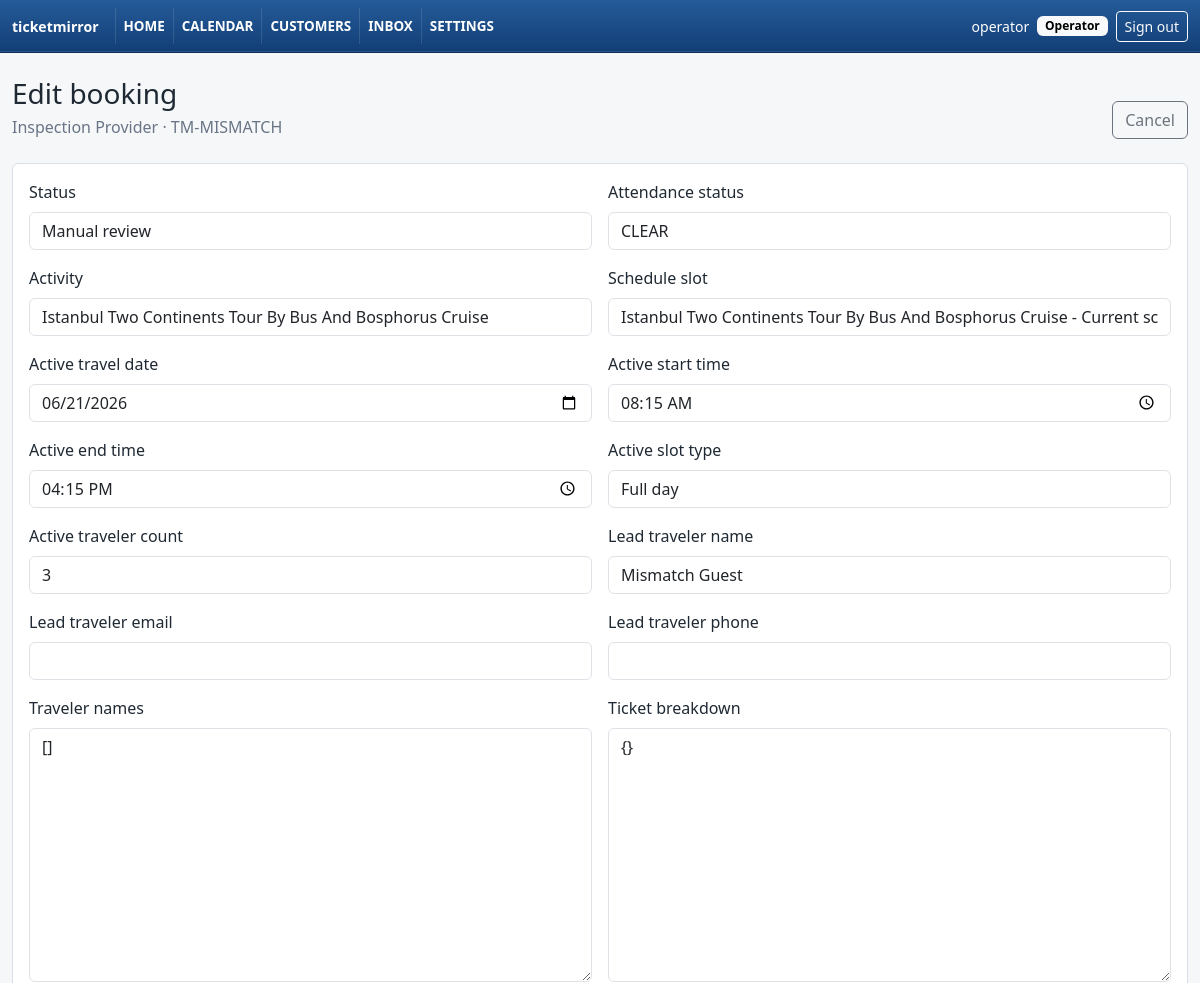
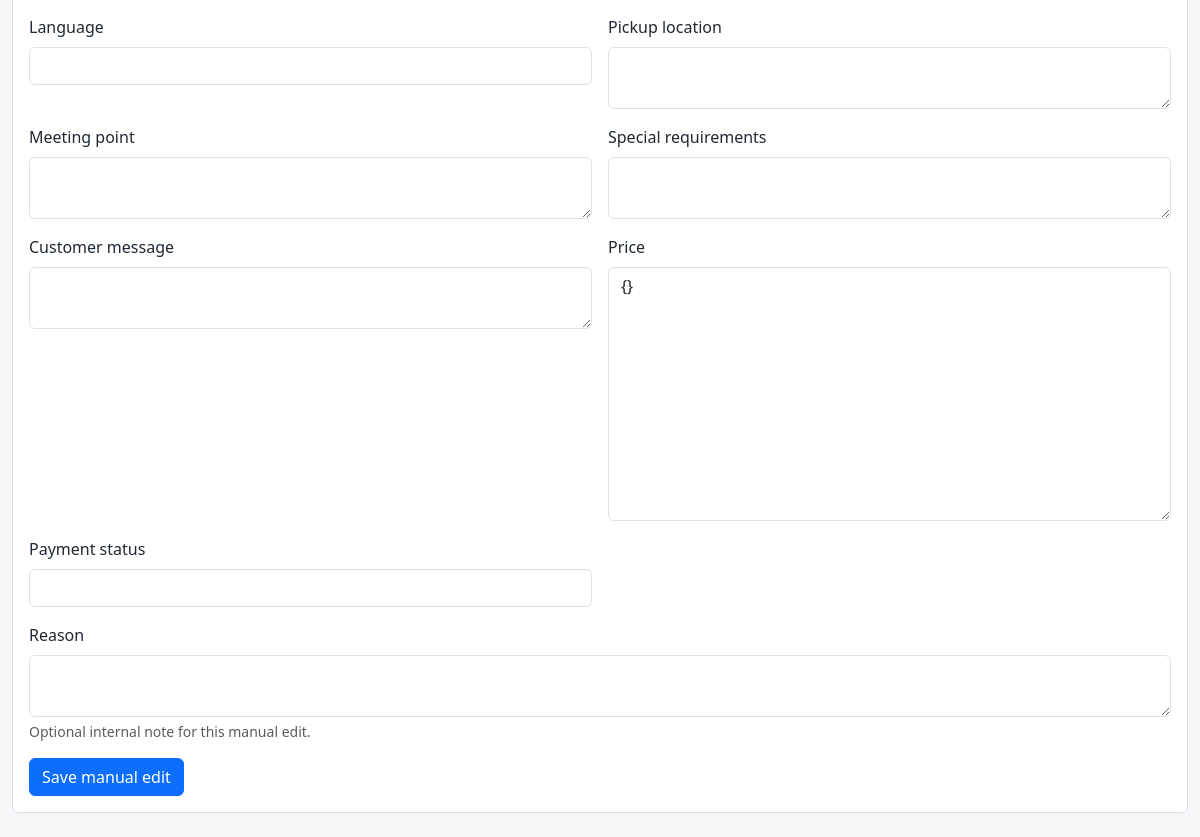
Page /bookings/4/edit/ (signed in) on the committed database (2 pictures, top to bottom).
### apps/accounts/models.py (models this page shows, shortened)
class UserProfile(models.Model):
    class Role(models.TextChoices):
        ADMIN = "admin", "Admin"
        OPERATOR = "operator", "Operator"
        VIEWER = "viewer", "Viewer"
    user = models.OneToOneField(
        settings.AUTH_USER_MODEL,
        on_delete=models.CASCADE,
        related_name="profile",
    )
    role = models.CharField(max_length=20, choices=Role.choices, default=Role.VIEWER)
    created_at = models.DateTimeField(auto_now_add=True)
    updated_at = models.DateTimeField(auto_now=True)
    class Meta:
        ordering = ["user__username"]

### apps/bookings/models.py (models this page shows, shortened)
class TimeStampedModel(models.Model):
    created_at = models.DateTimeField(auto_now_add=True)
    updated_at = models.DateTimeField(auto_now=True)
    class Meta:
        abstract = True

class Booking(TimeStampedModel):
    class Status(models.TextChoices):
        CONFIRMED = "confirmed", "Confirmed"
        PENDING_PROVIDER_ACCEPTANCE = (
            "pending_provider_acceptance",
            "Pending provider acceptance",
        )
        CANCELLED = "cancelled", "Cancelled"
        REJECTED = "rejected", "Rejected"
        MODIFIED = "modified", "Modified"
        MANUAL_REVIEW = "manual_review", "Manual review"
        PARSE_FAILED = "parse_failed", "Parse failed"
        DUPLICATE_IGNORED = "duplicate_ignored", "Duplicate ignored"
    class AttendanceStatus(models.TextChoices):
        CLEAR = "", "CLEAR"
        GELDI = "geldi", "GELDI"
        GELMEDI = "gelmedi", "GELMEDI"
        SONRA_GELECEK = "sonra_gelecek", "SONRA GELECEK"
    provider = models.ForeignKey(
        Provider,
        on_delete=models.PROTECT,
        related_name="bookings",
    )
    provider_booking_reference = models.CharField(max_length=120)
    provider_order_reference = models.CharField(max_length=120, null=True, blank=True)
    status = models.CharField(
        max_length=40,
        choices=Status.choices,
        default=Status.PENDING_PROVIDER_ACCEPTANCE,
    )
    attendance_status = models.CharField(
        max_length=30,
        choices=AttendanceStatus.choices,
        blank=True,
        default=AttendanceStatus.CLEAR,
    )
    activity = models.ForeignKey(
        TourActivity,
        on_delete=models.PROTECT,
        null=True,
        blank=True,
        related_name="bookings",
    )
    schedule_slot = models.ForeignKey(
        ActivityScheduleSlot,
        on_delete=models.PROTECT,
        null=True,
        blank=True,
        related_name="bookings",
    )
    raw_product_name = models.CharField(max_length=240, blank=True)
    raw_option_name = models.CharField(max_length=240, null=True, blank=True)
    provider_product_code = models.CharField(max_length=120, null=True, blank=True)
    provider_option_code = models.CharField(max_length=120, null=True, blank=True)
    provider_travel_date = models.DateField(null=True, blank=True)
    provider_start_time = models.TimeField(null=True, blank=True)
    provider_end_time = models.TimeField(null=True, blank=True)
    provider_slot_type = models.CharField(
        max_length=30,
        choices=ActivityScheduleSlot.SlotType.choices,
        blank=True,
    )
    active_travel_date = models.DateField(null=True, blank=True)
    active_start_time = models.TimeField(null=True, blank=True)
    active_end_time = models.TimeField(null=True, blank=True)
    active_slot_type = models.CharField(
        max_length=30,
        choices=ActivityScheduleSlot.SlotType.choices,
        blank=True,
    )
    provider_traveler_count = models.PositiveIntegerField(null=True, blank=True)
    active_traveler_count = models.PositiveIntegerField(null=True, blank=True)
    lead_traveler_name = models.CharField(max_length=180, null=True, blank=True)
    lead_traveler_email = models.EmailField(null=True, blank=True)
    lead_traveler_phone = models.CharField(max_length=80, null=True, blank=True)
    traveler_names = models.JSONField(default=list, blank=True)
    ticket_breakdown = models.JSONField(default=dict, blank=True)
    language = models.CharField(max_length=80, null=True, blank=True)
    pickup_location = models.TextField(null=True, blank=True)
    meeting_point = models.TextField(null=True, blank=True)
    special_requirements = models.TextField(null=True, blank=True)
    customer_message = models.TextField(null=True, blank=True)
    price = models.JSONField(default=dict, blank=True)
    payment_status = models.CharField(max_length=80, null=True, blank=True)
    source_thread_id = models.CharField(max_length=180, null=True, blank=True)
    last_email_received_at = models.DateTimeField(null=True, blank=True)
    manual_override_fields = models.JSONField(default=list, blank=True)
    class Meta:
        ordering = [
            "-active_travel_date",
            "active_start_time",
            "provider_booking_reference",
        ]
        constraints = [
            models.UniqueConstraint(
                fields=["provider", "provider_booking_reference"],
                name="unique_provider_booking_reference",
            )
        ]
        indexes = [
            models.Index(fields=["active_travel_date"], name="booking_active_date_idx"),
            models.Index(fields=["status"], name="booking_status_idx"),
            models.Index(
                fields=["activity", "active_travel_date"],
                name="booking_activity_date_idx",
            ),
            models.Index(
                fields=["schedule_slot", "active_travel_date"],
                name="booking_slot_date_idx",
            ),
            models.Index(
                fields=["provider", "status"],
                name="booking_provider_status_idx",
            ),
            models.Index(
                fields=["provider", "provider_order_reference"],
                name="booking_provider_order_idx",
            ),
        ]

class Provider(TimeStampedModel):
    name = models.CharField(max_length=120)
    code = models.SlugField(max_length=60, unique=True)
    active = models.BooleanField(default=True)
    known_sender_patterns = models.JSONField(default=list, blank=True)
    known_subject_patterns = models.JSONField(default=list, blank=True)
    parser_key = models.CharField(max_length=80, blank=True)
    class Meta:
        ordering = ["name"]
        indexes = [
            models.Index(fields=["code"], name="provider_code_idx"),
            models.Index(fields=["active"], name="provider_active_idx"),
        ]

### apps/bookings/views.py (the view)
# urls.py: path("<int:booking_id>/edit/", views.booking_edit, name="edit"),
@operator_required
def booking_edit(request, booking_id):
    booking = get_object_or_404(Booking, id=booking_id)
    if request.method == "POST":
        original_values = {
            field: getattr(booking, field)
            for field in BookingEditForm.Meta.fields
            if field != "reason"
        }
        form = BookingEditForm(request.POST, instance=booking)
        if form.is_valid():
            changes = {
                field: form.cleaned_data[field]
                for field in form.fields
                if field != "reason"
                and form.cleaned_data.get(field) != original_values[field]
            }
            booking_for_update = Booking.objects.get(id=booking.id)
            apply_manual_override(
                booking=booking_for_update,
                changes=changes,
                user=request.user,
                reason=form.cleaned_data["reason"],
            )
            messages.success(request, "Booking updated.")
            next_url = _safe_next_url(request)
            if next_url:
                return redirect(next_url)
            return redirect("bookings:detail", booking_id=booking.id)
        messages.error(
            request, "Manual edit was not saved. Check the highlighted fields."
        )
    else:
        form = BookingEditForm(instance=booking)
    return render(
        request,
        "bookings/edit.html",
        {"booking": booking, "form": form},
    )

### apps/accounts/permissions.py (called while the page is built)
def is_admin(user) -> bool:
    if not user.is_authenticated:
        return False
    if user.is_superuser:
        return True
    profile = getattr(user, "profile", None)
    return bool(profile and profile.role == UserProfile.Role.ADMIN)

def is_operator(user) -> bool:
    if not user.is_authenticated:
        return False
    profile = getattr(user, "profile", None)
    return bool(profile and profile.role == UserProfile.Role.OPERATOR)

def can_mutate(user) -> bool:
    return is_admin(user) or is_operator(user)

def operator_required(view_func):
    @wraps(view_func)
    @login_required
    def _wrapped(request, *args, **kwargs):
        if not can_mutate(request.user):
            raise PermissionDenied
        return view_func(request, *args, **kwargs)
    return _wrapped

### apps/bookings/models.py (called while the page is built)
    def __str__(self) -> str:
        return self.name

    def __str__(self) -> str:
        label = self.name or self.get_schedule_kind_display()
        return f"{self.activity} - {label}"

    def __str__(self) -> str:
        return f"{self.schedule} {self.start_time:%H:%M}"

### apps/bookings/templates/bookings/edit.html (shortened to what this page needs)
{% extends "base/base.html" %}
{% block content %}
  <div class="d-flex justify-content-between align-items-end mb-4">
    <div>
      <h1 class="h3 mb-1">Edit booking</h1>
      <div class="tm-muted">{{ booking.provider.name }} · {{ booking.provider_booking_reference }}</div>
    </div>
    <a class="btn btn-outline-secondary" href="{% url 'bookings:detail' booking.id %}">Cancel</a>
  </div>
  <form method="post" class="tm-card p-3">
    <div class="row g-3">
      {% for field in form %}
        <div class="col-md-6 {% if field.name == 'reason' %}col-md-12{% endif %}">
          <label class="form-label" for="{{ field.id_for_label }}">{{ field.label }}</label>
          {{ field }}
          {% if field.help_text %}<div class="form-text">{{ field.help_text }}</div>{% endif %}
        </div>
      {% endfor %}
    </div>
    <div class="mt-3">
      <button class="btn btn-primary" type="submit">Save manual edit</button>
    </div>
  </form>
{% endblock %}

### apps/core/templates/base/base.html (shortened to what this page needs)
{% load booking_extras %}
<!doctype html>
<html lang="en">
  <head>
    <link href="https://cdn.jsdelivr.net/npm/bootstrap@5.3.3/dist/css/bootstrap.min.css" rel="stylesheet">
  </head>
  <body>
    <nav class="navbar navbar-expand-lg tm-top-nav">
      <div class="container-fluid tm-shell">
        <a class="navbar-brand fw-semibold" href="{% url 'core:dashboard' %}">ticketmirror</a>
        {% if user.is_authenticated %}
          <div class="collapse navbar-collapse" id="mainNav">
            <div class="navbar-nav me-auto" data-testid="primary-nav">
              <a class="nav-link" href="{% url 'core:dashboard' %}">Home</a>
              <a class="nav-link" href="{% url 'bookings:daily' %}">Calendar</a>
              <a class="nav-link" href="{% url 'core:customers' %}">Customers</a>
              <a class="nav-link" href="{% url 'inbox' %}">Inbox</a>
              <a class="nav-link" href="{% url 'core:settings' %}">Settings</a>
            </div>
            <form method="post" action="{% url 'logout' %}" class="d-flex align-items-center gap-2">
              <span class="small">{{ user.username }}</span>
              {% if user.is_superuser %}
                <span class="badge text-bg-light">Admin</span>
              {% elif user.profile %}
                <span class="badge text-bg-light">{{ user.profile.get_role_display }}</span>
              {% endif %}
              <button class="btn btn-sm btn-outline-light" type="submit">Sign out</button>
            </form>
          </div>
        {% endif %}
      </div>
    </nav>
    <main class="container-fluid tm-shell py-4">
      {% block content %}{% endblock %}
    </main>
  </body>
</html>

### apps/core/templates/base/base.html (style rules this page uses)
body { background: #f6f7f9; color: #1f2933; }
.tm-shell { max-width: 1480px; }
.tm-top-nav { background: linear-gradient(#255b99, #123e76); border-bottom: 1px solid #0b315f; box-shadow: inset 0 -1px 0 rgba(255,255,255,.12); }
.tm-top-nav .navbar-brand, .tm-top-nav .nav-link, .tm-top-nav .small { color: #fff; }
.tm-top-nav .navbar-brand { font-size: .88rem; }
.tm-top-nav .nav-link { border-left: 1px solid rgba(255,255,255,.12); font-size: .84rem; font-weight: 700; padding-left: 1.2rem; padding-right: 1.2rem; text-transform: uppercase; }
.tm-card { background: #fff; border: 1px solid #d9dee7; border-radius: 6px; }
.tm-muted { color: #697586; }

### rows in the picture
Booking: provider.name "Inspection Provider", provider_booking_reference "TM-MISMATCH", form "Manual review" "CLEAR" "Istanbul Two Continents Tour By Bus And Bosphorus Cruise" "Istanbul Two Continents Tour By Bus And Bosphorus Cruise - Current schedule 08:15" "06/21/2026" "08:15:00" "16:15:00" "Full day" "3" "Mismatch Guest" "[]" "{}" "{}"

### other values in the picture
{{ user.username }} "operator"
{{ user.profile.get_role_display }} "Operator"
{{ field.label }} "Status" "Attendance status" "Activity" "Schedule slot" "Active travel date" "Active start time" "Active end time" "Active slot type" "Active traveler count" "Lead traveler name" "Lead traveler email" "Lead traveler phone" "Traveler names" "Ticket breakdown" "Language" "Pickup location" "Meeting point" "Special requirements" "Customer message" "Price" "Payment status" "Reason"
{{ field.help_text }} "Optional internal note for this manual edit."
